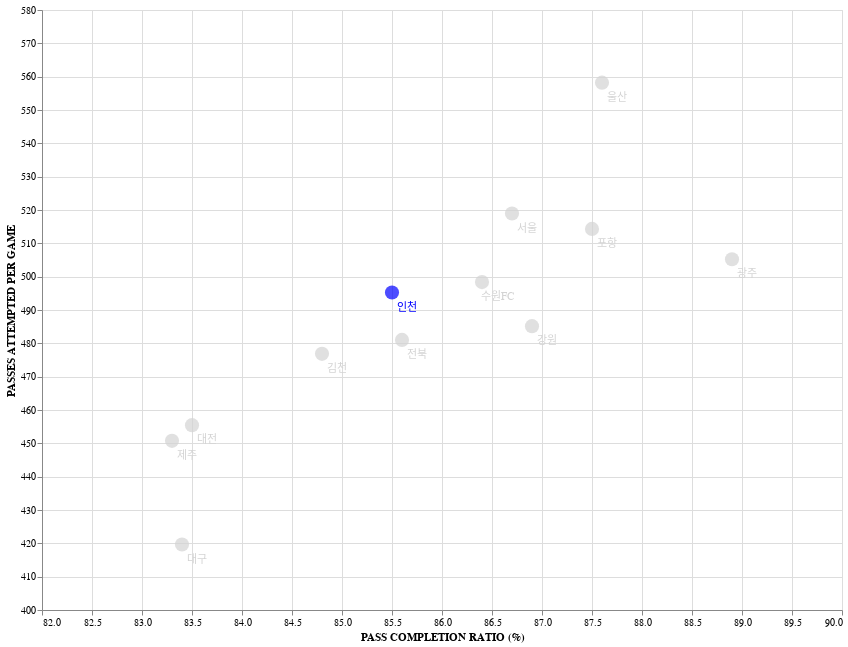

The code cell stored with this chart in its notebook:
### Code cell
base_chart = (
    
)

point_chart = (
    alt.
    Chart(temp_pass_data).
    mark_circle(size = 200).
    encode(
        x = alt.X('성공%:Q',scale=alt.Scale(domain = [82,90])).title('PASS COMPLETION RATIO (%)'),
        y = alt.Y('passes_attempted_per_game:Q', scale = alt.Scale(domain = [400, 580])).title('PASSES ATTEMPTED PER GAME'),
        color = alt.condition(
            alt.datum.구단 == '인천',
            alt.value('blue'),
            alt.value('lightgray')
        ),
        tooltip= '구단:N'
    )
)

text_chart = (
    alt.
    Chart(temp_pass_data).
    mark_text(
        dx = 15,
        dy = 15
    ).
    encode(
        x = '성공%:Q',
        y = 'passes_attempted_per_game:Q',
        text = '구단:N',
        color = alt.condition(
            alt.datum.구단 == '인천',
            alt.value('blue'),
            alt.value('lightgray')
        )
    )
)

tot_chart = alt.layer(
    point_chart,
    text_chart
)

tot_chart.properties(
    height = 600,
    width = 800
)

xruler_chart = (

)

### Figure 1 — Vega-Lite specification as saved in the notebook (floating-point values rounded to 4 significant figures)
{"config": {"view": {"continuousWidth": 300, "continuousHeight": 300}}, "layer": [{"mark": {"type": "circle", "size": 200}, "encoding": {"color": {"condition": {"test": "(datum.구단 === '인천')", "value": "blue"}, "value": "lightgray"}, "tooltip": {"field": "구단", "type": "nominal"}, "x": {"field": "성공%", "scale": {"domain": [82, 90]}, "title": "PASS COMPLETION RATIO (%)", "type": "quantitative"}, "y": {"field": "passes_attempted_per_game", "scale": {"domain": [400, 580]}, "title": "PASSES ATTEMPTED PER GAME", "type": "quantitative"}}}, {"mark": {"type": "text", "dx": 15, "dy": 15}, "encoding": {"color": {"condition": {"test": "(datum.구단 === '인천')", "value": "blue"}, "value": "lightgray"}, "text": {"field": "구단", "type": "nominal"}, "x": {"field": "성공%", "type": "quantitative"}, "y": {"field": "passes_attempted_per_game", "type": "quantitative"}}}], "data": {"name": "data-2d5971c3a77b6b2025e39e73175f3c68"}, "height": 600, "width": 800, "$schema": "https://vega.github.io/schema/vega-lite/v5.20.1.json", "datasets": {"data-2d5971c3a77b6b2025e39e73175f3c68": [{"구단": "강원", "시도": 16010, "성공": 13915, "성공%": 86.9, "games": 33, "passes_attempted_per_game": 485.2}, {"구단": "광주", "시도": 16672, "성공": 14827, "성공%": 88.9, "games": 33, "passes_attempted_per_game": 505.2}, {"구단": "김천", "시도": 15736, "성공": 13341, "성공%": 84.8, "games": 33, "passes_attempted_per_game": 476.8}, {"구단": "대구", "시도": 13848, "성공": 11556, "성공%": 83.4, "games": 33, "passes_attempted_per_game": 419.6}, {"구단": "대전", "시도": 15030, "성공": 12557, "성공%": 83.5, "games": 33, "passes_attempted_per_game": 455.5}, {"구단": "서울", "시도": 17125, "성공": 14842, "성공%": 86.7, "games": 33, "passes_attempted_per_game": 518.9}, {"구단": "수원FC", "시도": 16446, "성공": 14216, "성공%": 86.4, "games": 33, "passes_attempted_per_game": 498.4}, {"구단": "울산", "시도": 18421, "성공": 16138, "성공%": 87.6, "games": 33, "passes_attempted_per_game": 558.2}, {"구단": "인천", "시도": 16343, "성공": 13970, "성공%": 85.5, "games": 33, "passes_attempted_per_game": 495.2}, {"구단": "전북", "시도": 15874, "성공": 13593, "성공%": 85.6, "games": 33, "passes_attempted_per_game": 481.0}, {"구단": "제주", "시도": 14875, "성공": 12396, "성공%": 83.3, "games": 33, "passes_attempted_per_game": 450.8}, {"구단": "포항", "시도": 16973, "성공": 14843, "성공%": 87.5, "games": 33, "passes_attempted_per_game": 514.3}]}}
